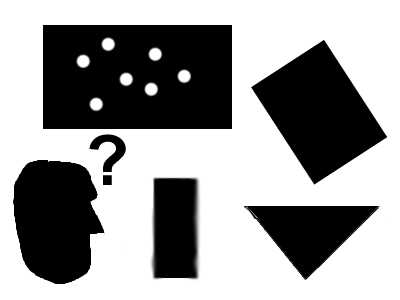
//> input picture class5/class5/pic1.png, 400 x 300 px
$ ./houghlines ./pic1.png   (built with g++ and OpenCV 4)
//> lines starting //> are read from the running program, lines starting //| are printed output that depends on the picture; after the words box and inside, x2 and y2 are one past the last pixel; in counts of white or black regions, pixels touching at a corner belong together
#include "opencv2/imgcodecs.hpp"
#include "opencv2/highgui.hpp"
#include "opencv2/imgproc.hpp"

#include <iostream>

using namespace cv;
using namespace std;

static void help()
{
    cout << "\nThis program demonstrates line finding with the Hough transform.\n"
            "Usage:\n"
            "./houghlines <image_name>, Default is ./pic1.png\n" << endl;
}

int main(int argc, char** argv)
{
    cv::CommandLineParser parser(argc, argv,
        "{help h||}{@image|./pic1.png|}"
    );
    if (parser.has("help"))
    {
        help();
        return 0;
    }
    string filename = parser.get<string>("@image");
    if (filename.empty())
    {
        help();
        cout << "no image_name provided" << endl;
        return -1;
    }
    Mat src = imread(filename, 0);
//> src: 300 rows x 400 cols, CV_8UC1; min 0, max 255, mean 154.1
    if(src.empty())
    {
        help();
        cout << "can not open " << filename << endl;
        return -1;
    }

    Mat dst, cdst;
    Canny(src, dst, 50, 200, 3);
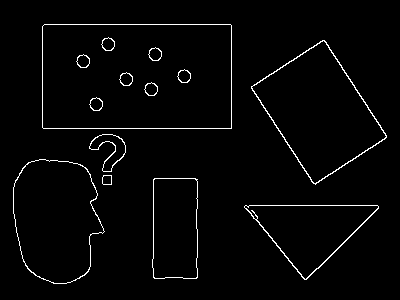
//> dst: 300 rows x 400 cols, CV_8UC1; 2.3% white in thin lines or dots, all inside (x1, y1, x2, y2) = (13, 24, 387, 284)
    cvtColor(dst, cdst, COLOR_GRAY2BGR);

#if 0
    vector<Vec2f> lines;
    HoughLines(dst, lines, 1, CV_PI/180, 100, 0, 0 );

    for( size_t i = 0; i < lines.size(); i++ )
    {
        float rho = lines[i][0], theta = lines[i][1];
        Point pt1, pt2;
        double a = cos(theta), b = sin(theta);
        double x0 = a*rho, y0 = b*rho;
        pt1.x = cvRound(x0 + 1000*(-b));
        pt1.y = cvRound(y0 + 1000*(a));
        pt2.x = cvRound(x0 - 1000*(-b));
        pt2.y = cvRound(y0 - 1000*(a));
        line( cdst, pt1, pt2, Scalar(0,0,255), 3, CV_AA);
    }
#else
    vector<Vec4i> lines;
    HoughLinesP(dst, lines, 1, CV_PI/180, 50, 50, 10 );
//> lines = 12 lines (x1, y1, x2, y2), first 8: [43, 128, 231, 128], [44, 24, 230, 24], [318, 268, 378, 208], [245, 205, 377, 205], [42, 127, 42, 26], [323, 40, 386, 137], [251, 86, 322, 40], [251, 87, 313, 183]
    for( size_t i = 0; i < lines.size(); i++ )
    {
        Vec4i l = lines[i];
        line( cdst, Point(l[0], l[1]), Point(l[2], l[3]), Scalar(0,0,255), 3, LINE_AA);
    }
//> this loop made 12 passes
//> l on passes 1 to 12: [43, 128, 231, 128], [44, 24, 230, 24], [318, 268, 378, 208], [245, 205, 377, 205], [42, 127, 42, 26], [323, 40, 386, 137], [251, 86, 322, 40], [251, 87, 313, 183], [231, 127, 231, 25], [153, 277, 153, 179], [247, 209, 304, 279], [315, 183, 385, 137]
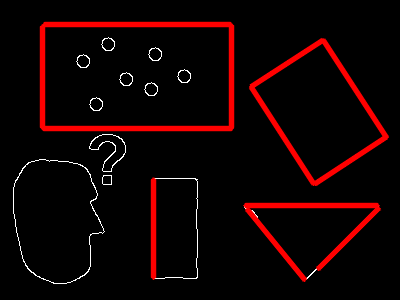
//> cdst: 300 rows x 400 cols, CV_8UC3; mean B, G, R 2.4, 2.4, 18.4
#endif
    imshow("source", src);
    imshow("detected lines", cdst);

    waitKey();

    return 0;
}

$ run again, on class5/class5/homework5_3_2.png
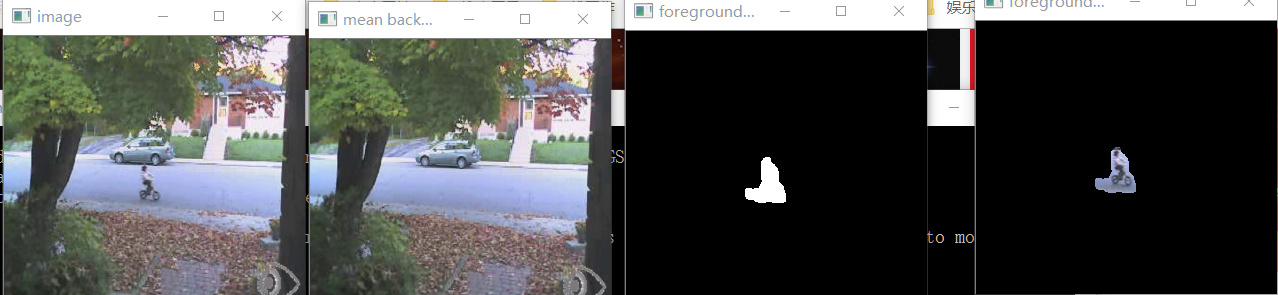
//> input picture class5/class5/homework5_3_2.png, 1278 x 295 px
//> `Canny(src, dst, 50, 200, 3);`:
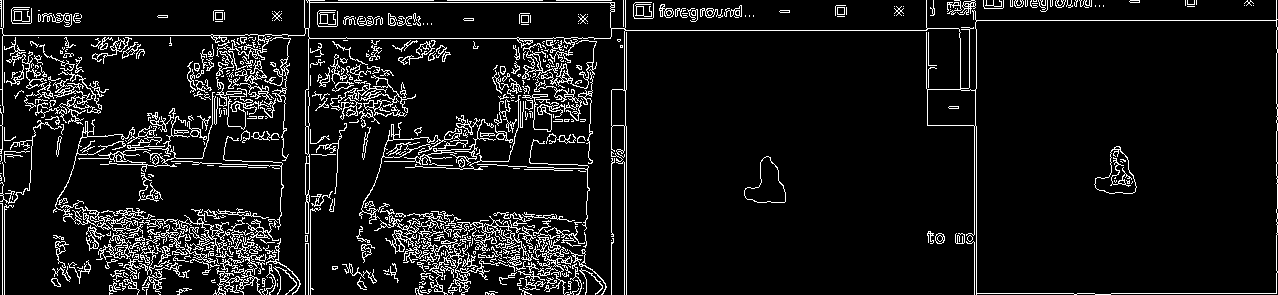
//> dst: 295 rows x 1278 cols, CV_8UC1; 8.6% white in thin lines or dots
//> lines = 300 lines (x1, y1, x2, y2), first 8: [304, 2, 651, 2], [1111, 293, 1276, 293], [976, 20, 1276, 20], [447, 0, 542, 0], [309, 38, 610, 38], [625, 30, 926, 30], [1276, 292, 1276, 209], [3, 35, 308, 35]
//> the loop `for( size_t i = 0; i < lines.size(); i++ )` made 300 passes
//> after the loop `for( size_t i = 0; i < lines.size(); i++ )`:
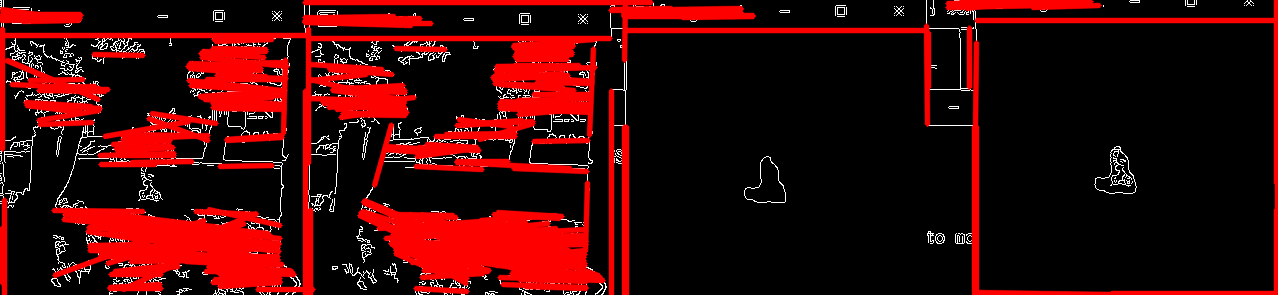
//> cdst: 295 rows x 1278 cols, CV_8UC3; mean B, G, R 6, 6, 59.3

$ run again, on class5/class5/homework5_3_3.png
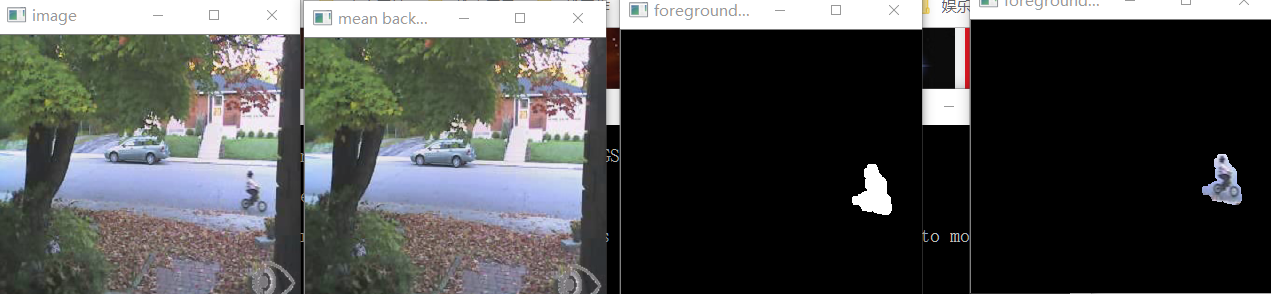
//> input picture class5/class5/homework5_3_3.png, 1271 x 294 px
//> `Canny(src, dst, 50, 200, 3);`:
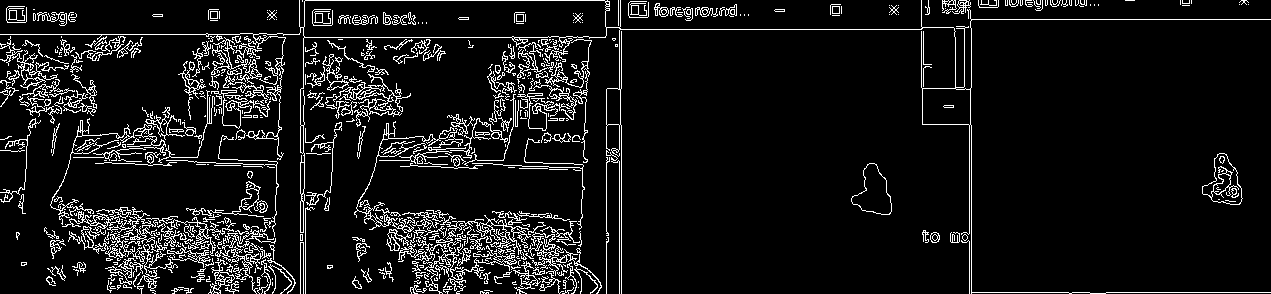
//> dst: 294 rows x 1271 cols, CV_8UC1; 8.4% white in thin lines or dots
//> lines = 291 lines (x1, y1, x2, y2), first 8: [6, 19, 74, 19], [299, 0, 620, 0], [969, 292, 1089, 292], [620, 29, 921, 29], [304, 37, 605, 37], [0, 34, 239, 34], [387, 239, 580, 239], [621, 293, 621, 125]
//> the loop `for( size_t i = 0; i < lines.size(); i++ )` made 291 passes
//> after the loop `for( size_t i = 0; i < lines.size(); i++ )`:
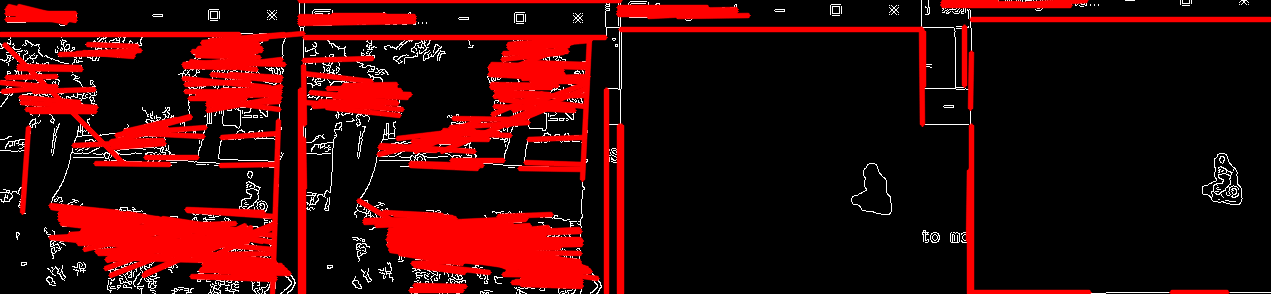
//> cdst: 294 rows x 1271 cols, CV_8UC3; mean B, G, R 6.4, 6.4, 56.1
